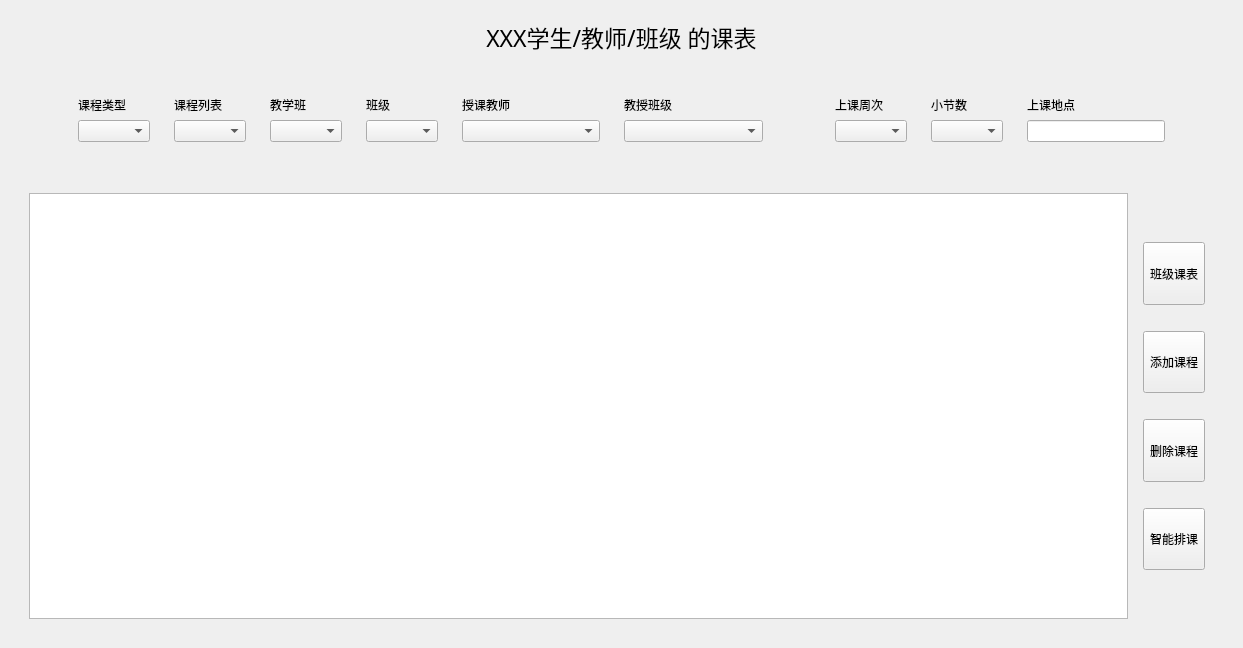
<?xml version="1.0" encoding="UTF-8"?>
<ui version="4.0">
 <class>CourseTable</class>
 <widget class="QWidget" name="CourseTable">
  <property name="geometry">
   <rect>
    <x>0</x>
    <y>0</y>
    <width>1243</width>
    <height>648</height>
   </rect>
  </property>
  <property name="windowTitle">
   <string>Form</string>
  </property>
  <layout class="QVBoxLayout" name="verticalLayout_2">
   <item>
    <widget class="QWidget" name="titleWidget" native="true">
     <property name="sizePolicy">
      <sizepolicy hsizetype="Preferred" vsizetype="Fixed">
       <horstretch>0</horstretch>
       <verstretch>0</verstretch>
      </sizepolicy>
     </property>
     <layout class="QVBoxLayout" name="verticalLayout">
      <item>
       <widget class="QLabel" name="title">
        <property name="font">
         <font>
          <family>田氏颜体大字库</family>
          <pointsize>17</pointsize>
         </font>
        </property>
        <property name="text">
         <string>XXX学生/教师/班级 的课表</string>
        </property>
        <property name="alignment">
         <set>Qt::AlignCenter</set>
        </property>
       </widget>
      </item>
     </layout>
    </widget>
   </item>
   <item>
    <widget class="QWidget" name="courseFilter" native="true">
     <layout class="QVBoxLayout" name="verticalLayout_7">
      <item>
       <widget class="QWidget" name="widget_3" native="true">
        <property name="sizePolicy">
         <sizepolicy hsizetype="Preferred" vsizetype="Fixed">
          <horstretch>0</horstretch>
          <verstretch>0</verstretch>
         </sizepolicy>
        </property>
        <layout class="QHBoxLayout" name="horizontalLayout_3">
         <item>
          <spacer name="horizontalSpacer">
           <property name="orientation">
            <enum>Qt::Horizontal</enum>
           </property>
           <property name="sizeType">
            <enum>QSizePolicy::Fixed</enum>
           </property>
           <property name="sizeHint" stdset="0">
            <size>
             <width>40</width>
             <height>5</height>
            </size>
           </property>
          </spacer>
         </item>
         <item>
          <widget class="QWidget" name="widget" native="true">
           <property name="sizePolicy">
            <sizepolicy hsizetype="Fixed" vsizetype="Fixed">
             <horstretch>0</horstretch>
             <verstretch>0</verstretch>
            </sizepolicy>
           </property>
           <layout class="QVBoxLayout" name="verticalLayout_4">
            <item>
             <widget class="QLabel" name="label1">
              <property name="sizePolicy">
               <sizepolicy hsizetype="Preferred" vsizetype="Fixed">
                <horstretch>0</horstretch>
                <verstretch>0</verstretch>
               </sizepolicy>
              </property>
              <property name="text">
               <string>课程类型</string>
              </property>
             </widget>
            </item>
            <item>
             <widget class="QComboBox" name="courseType"/>
            </item>
           </layout>
          </widget>
         </item>
         <item>
          <widget class="QWidget" name="widget_2" native="true">
           <property name="sizePolicy">
            <sizepolicy hsizetype="Fixed" vsizetype="Preferred">
             <horstretch>0</horstretch>
             <verstretch>0</verstretch>
            </sizepolicy>
           </property>
           <layout class="QVBoxLayout" name="verticalLayout_5">
            <item>
             <widget class="QLabel" name="label1_2">
              <property name="sizePolicy">
               <sizepolicy hsizetype="Preferred" vsizetype="Fixed">
                <horstretch>0</horstretch>
                <verstretch>0</verstretch>
               </sizepolicy>
              </property>
              <property name="text">
               <string>课程列表</string>
              </property>
             </widget>
            </item>
            <item>
             <widget class="QComboBox" name="courseList">
              <property name="sizePolicy">
               <sizepolicy hsizetype="Preferred" vsizetype="Fixed">
                <horstretch>0</horstretch>
                <verstretch>0</verstretch>
               </sizepolicy>
              </property>
             </widget>
            </item>
           </layout>
          </widget>
         </item>
         <item>
          <widget class="QWidget" name="coursePoolWidget" native="true">
           <property name="sizePolicy">
            <sizepolicy hsizetype="Fixed" vsizetype="Preferred">
             <horstretch>0</horstretch>
             <verstretch>0</verstretch>
            </sizepolicy>
           </property>
           <layout class="QVBoxLayout" name="verticalLayout_12">
            <item>
             <widget class="QLabel" name="label_6">
              <property name="sizePolicy">
               <sizepolicy hsizetype="Preferred" vsizetype="Fixed">
                <horstretch>0</horstretch>
                <verstretch>0</verstretch>
               </sizepolicy>
              </property>
              <property name="text">
               <string>教学班</string>
              </property>
             </widget>
            </item>
            <item>
             <widget class="QComboBox" name="coursepoolList">
              <property name="sizePolicy">
               <sizepolicy hsizetype="Fixed" vsizetype="Fixed">
                <horstretch>0</horstretch>
                <verstretch>0</verstretch>
               </sizepolicy>
              </property>
             </widget>
            </item>
           </layout>
          </widget>
         </item>
         <item>
          <widget class="QWidget" name="classWidget" native="true">
           <property name="sizePolicy">
            <sizepolicy hsizetype="Fixed" vsizetype="Preferred">
             <horstretch>0</horstretch>
             <verstretch>0</verstretch>
            </sizepolicy>
           </property>
           <layout class="QVBoxLayout" name="verticalLayout_11">
            <item>
             <widget class="QLabel" name="label_5">
              <property name="text">
               <string>班级</string>
              </property>
             </widget>
            </item>
            <item>
             <widget class="QComboBox" name="classList"/>
            </item>
           </layout>
          </widget>
         </item>
         <item>
          <widget class="QWidget" name="teacherWidget" native="true">
           <layout class="QVBoxLayout" name="verticalLayout_10">
            <item>
             <widget class="QLabel" name="label_4">
              <property name="text">
               <string>授课教师</string>
              </property>
             </widget>
            </item>
            <item>
             <widget class="QComboBox" name="teacherName"/>
            </item>
           </layout>
          </widget>
         </item>
         <item>
          <widget class="QWidget" name="teachClassWidget" native="true">
           <layout class="QVBoxLayout" name="verticalLayout_13">
            <item>
             <widget class="QLabel" name="label_7">
              <property name="text">
               <string>教授班级</string>
              </property>
             </widget>
            </item>
            <item>
             <widget class="QComboBox" name="teachClasses"/>
            </item>
           </layout>
          </widget>
         </item>
         <item>
          <widget class="QWidget" name="addClassWidget" native="true">
           <property name="sizePolicy">
            <sizepolicy hsizetype="Fixed" vsizetype="Preferred">
             <horstretch>0</horstretch>
             <verstretch>0</verstretch>
            </sizepolicy>
           </property>
           <layout class="QVBoxLayout" name="verticalLayout_14">
            <item>
             <widget class="QLabel" name="label_8">
              <property name="text">
               <string/>
              </property>
             </widget>
            </item>
            <item>
             <widget class="QToolButton" name="addClasses">
              <property name="text">
               <string/>
              </property>
              <property name="icon">
               <iconset resource="recourse.qrc">
                <normaloff>:/new/prefix1/resourses/Button Add.ico</normaloff>:/new/prefix1/resourses/Button Add.ico</iconset>
              </property>
              <property name="autoRaise">
               <bool>true</bool>
              </property>
             </widget>
            </item>
           </layout>
          </widget>
         </item>
         <item>
          <widget class="QWidget" name="weeksWidget" native="true">
           <property name="sizePolicy">
            <sizepolicy hsizetype="Fixed" vsizetype="Preferred">
             <horstretch>0</horstretch>
             <verstretch>0</verstretch>
            </sizepolicy>
           </property>
           <layout class="QVBoxLayout" name="verticalLayout_8">
            <item>
             <widget class="QLabel" name="label_2">
              <property name="text">
               <string>上课周次</string>
              </property>
             </widget>
            </item>
            <item>
             <widget class="QComboBox" name="courseWeeks"/>
            </item>
           </layout>
          </widget>
         </item>
         <item>
          <widget class="QWidget" name="sectionWidget" native="true">
           <property name="sizePolicy">
            <sizepolicy hsizetype="Fixed" vsizetype="Preferred">
             <horstretch>0</horstretch>
             <verstretch>0</verstretch>
            </sizepolicy>
           </property>
           <layout class="QVBoxLayout" name="verticalLayout_9">
            <item>
             <widget class="QLabel" name="label_3">
              <property name="text">
               <string>小节数</string>
              </property>
             </widget>
            </item>
            <item>
             <widget class="QComboBox" name="courseSections">
              <property name="sizePolicy">
               <sizepolicy hsizetype="Fixed" vsizetype="Fixed">
                <horstretch>0</horstretch>
                <verstretch>0</verstretch>
               </sizepolicy>
              </property>
             </widget>
            </item>
           </layout>
          </widget>
         </item>
         <item>
          <widget class="QWidget" name="placeWidget" native="true">
           <layout class="QVBoxLayout" name="verticalLayout_6">
            <item>
             <widget class="QLabel" name="label">
              <property name="text">
               <string>上课地点</string>
              </property>
             </widget>
            </item>
            <item>
             <widget class="QLineEdit" name="coursePlace">
              <property name="sizePolicy">
               <sizepolicy hsizetype="Preferred" vsizetype="Fixed">
                <horstretch>0</horstretch>
                <verstretch>0</verstretch>
               </sizepolicy>
              </property>
             </widget>
            </item>
           </layout>
          </widget>
         </item>
         <item>
          <spacer name="horizontalSpacer_2">
           <property name="orientation">
            <enum>Qt::Horizontal</enum>
           </property>
           <property name="sizeType">
            <enum>QSizePolicy::Fixed</enum>
           </property>
           <property name="sizeHint" stdset="0">
            <size>
             <width>40</width>
             <height>5</height>
            </size>
           </property>
          </spacer>
         </item>
        </layout>
       </widget>
      </item>
     </layout>
    </widget>
   </item>
   <item>
    <widget class="QWidget" name="mainWidget" native="true">
     <layout class="QHBoxLayout" name="horizontalLayout">
      <item>
       <widget class="QWidget" name="courseWidget" native="true">
        <layout class="QHBoxLayout" name="horizontalLayout_2">
         <item>
          <widget class="QTableWidget" name="table"/>
         </item>
         <item>
          <widget class="QWidget" name="tools" native="true">
           <property name="sizePolicy">
            <sizepolicy hsizetype="Fixed" vsizetype="Preferred">
             <horstretch>0</horstretch>
             <verstretch>0</verstretch>
            </sizepolicy>
           </property>
           <layout class="QVBoxLayout" name="verticalLayout_3">
            <item>
             <spacer name="verticalSpacer">
              <property name="orientation">
               <enum>Qt::Vertical</enum>
              </property>
              <property name="sizeType">
               <enum>QSizePolicy::Preferred</enum>
              </property>
              <property name="sizeHint" stdset="0">
               <size>
                <width>20</width>
                <height>40</height>
               </size>
              </property>
             </spacer>
            </item>
            <item>
             <widget class="QToolButton" name="classCourseTable">
              <property name="sizePolicy">
               <sizepolicy hsizetype="Preferred" vsizetype="Preferred">
                <horstretch>0</horstretch>
                <verstretch>0</verstretch>
               </sizepolicy>
              </property>
              <property name="text">
               <string>班级课表</string>
              </property>
             </widget>
            </item>
            <item>
             <spacer name="verticalSpacer_5">
              <property name="orientation">
               <enum>Qt::Vertical</enum>
              </property>
              <property name="sizeType">
               <enum>QSizePolicy::Fixed</enum>
              </property>
              <property name="sizeHint" stdset="0">
               <size>
                <width>20</width>
                <height>20</height>
               </size>
              </property>
             </spacer>
            </item>
            <item>
             <widget class="QToolButton" name="addCourse">
              <property name="sizePolicy">
               <sizepolicy hsizetype="Preferred" vsizetype="Preferred">
                <horstretch>0</horstretch>
                <verstretch>0</verstretch>
               </sizepolicy>
              </property>
              <property name="text">
               <string>添加课程</string>
              </property>
             </widget>
            </item>
            <item>
             <spacer name="verticalSpacer_4">
              <property name="orientation">
               <enum>Qt::Vertical</enum>
              </property>
              <property name="sizeType">
               <enum>QSizePolicy::Fixed</enum>
              </property>
              <property name="sizeHint" stdset="0">
               <size>
                <width>20</width>
                <height>20</height>
               </size>
              </property>
             </spacer>
            </item>
            <item>
             <widget class="QToolButton" name="removeCourse">
              <property name="sizePolicy">
               <sizepolicy hsizetype="Preferred" vsizetype="Preferred">
                <horstretch>0</horstretch>
                <verstretch>0</verstretch>
               </sizepolicy>
              </property>
              <property name="text">
               <string>删除课程</string>
              </property>
             </widget>
            </item>
            <item>
             <spacer name="verticalSpacer_2">
              <property name="orientation">
               <enum>Qt::Vertical</enum>
              </property>
              <property name="sizeType">
               <enum>QSizePolicy::Fixed</enum>
              </property>
              <property name="sizeHint" stdset="0">
               <size>
                <width>20</width>
                <height>20</height>
               </size>
              </property>
             </spacer>
            </item>
            <item>
             <widget class="QToolButton" name="autoScheduleCourse">
              <property name="sizePolicy">
               <sizepolicy hsizetype="Preferred" vsizetype="Preferred">
                <horstretch>0</horstretch>
                <verstretch>0</verstretch>
               </sizepolicy>
              </property>
              <property name="text">
               <string>智能排课</string>
              </property>
             </widget>
            </item>
            <item>
             <spacer name="verticalSpacer_3">
              <property name="orientation">
               <enum>Qt::Vertical</enum>
              </property>
              <property name="sizeType">
               <enum>QSizePolicy::Fixed</enum>
              </property>
              <property name="sizeHint" stdset="0">
               <size>
                <width>20</width>
                <height>40</height>
               </size>
              </property>
             </spacer>
            </item>
           </layout>
          </widget>
         </item>
        </layout>
       </widget>
      </item>
     </layout>
    </widget>
   </item>
  </layout>
 </widget>
 <resources>
  <include location="recourse.qrc"/>
 </resources>
 <connections/>
</ui>
